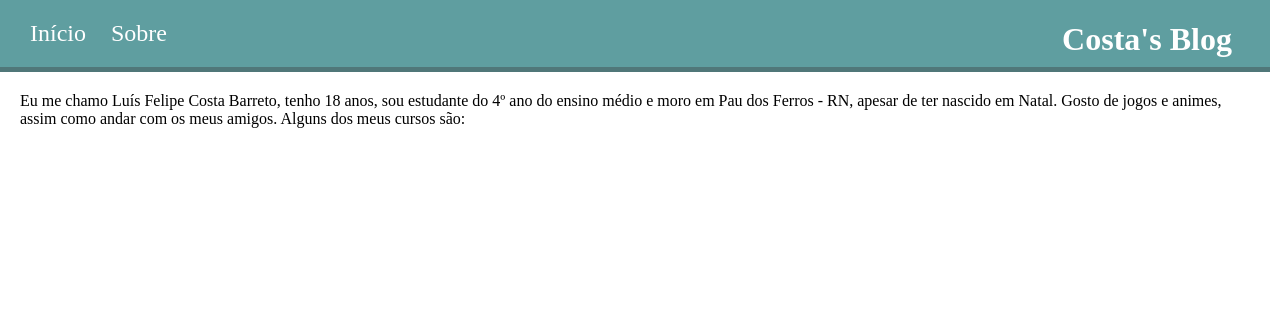
The app's page /sobre/, older data.
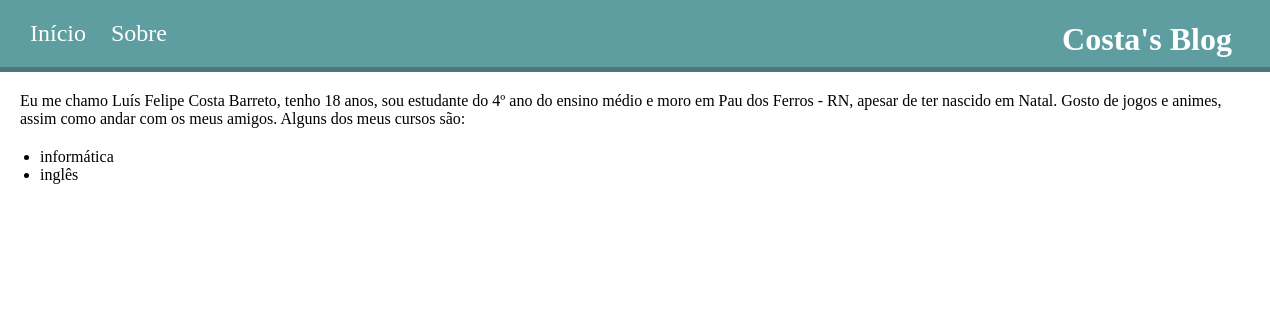
The same page, newer data.
### blog/models.py (models this page shows, shortened)
class Cursos(models.Model):
    nome = models.CharField(max_length=100)
    descricao = models.TextField()
    finalizacao = models.DateField()

### blog/views.py (the view)
# urls.py: path('sobre/', sobre, name='sobre')
def sobre(request):
    context = {
        'cursos': Cursos.objects.all()
    }
    return render (request, 'sobre.html', context)

### blog/templates/sobre.html (shortened to what this page needs)
{% extends 'base.html' %}
{% block main %}
    <p>Eu me chamo Luís Felipe Costa Barreto, tenho 18 anos, sou estudante do 4º ano do ensino médio e moro em Pau dos Ferros - RN, apesar de ter nascido em Natal. Gosto de jogos e animes, assim como andar com os meus amigos. Alguns dos meus cursos são:</p>
    <ul>
        {% for curso in cursos %}
            <li>{{curso.nome}}</li>
        {% endfor %}
    </ul>
{% endblock %}

### blog/templates/base.html (shortened to what this page needs)
<!DOCTYPE html>
<html lang="en">
<head>
</head>
<body>
    <header>
        <div>
            <a href="{% url 'index' %}">Início</a>
            <a href="{% url 'sobre' %}">Sobre</a>
        </div>
        <h1>Costa's Blog</h1>
    </header>
    {% block main %}
    {% endblock %}
</body>
</html>

### blog/templates/sobre.html (style rules this page uses)
p { margin: 20px; }

### blog/templates/base.html (style rules this page uses)
body { margin: 0; padding: 0; box-sizing: border-box; min-height: 100vh; }
header { background-color: cadetblue; width: 100vw; padding: 20px 30px; border-bottom: 5px solid rgb(80, 119, 121); margin-bottom: 20px; display: flex; align-items: center; }
header a { color: white; text-decoration: none; font-size: x-large; transition: 0.5s; }
header div { display: flex; gap: 25px; }
header h1 { position: absolute; right: 3%; top: 0px; color: white; }

Row changes from the older to the newer data that the page shows:
added Cursos: nome "informática"
added Cursos: nome "inglês"
